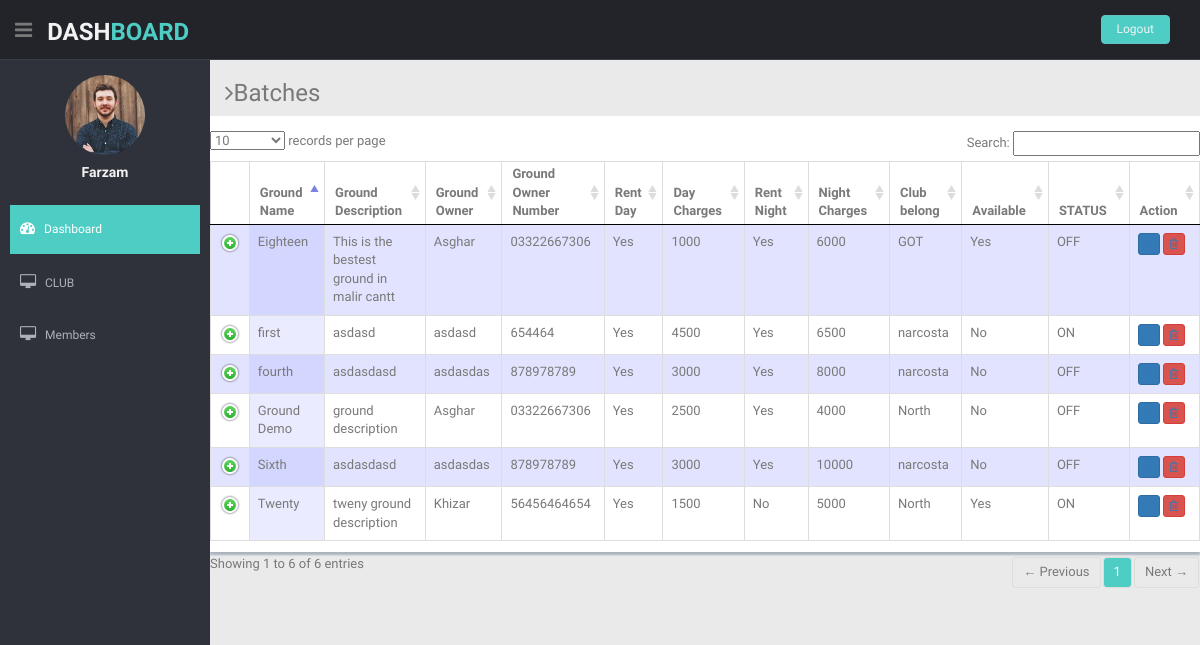
The page /Dashboard/clubGround.php (signed in) on the database its author committed.
### tables this page shows
CREATE TABLE `grounds` (
  `ground_code` int(11) NOT NULL,
  `ground_name` varchar(100) NOT NULL,
  `ground_des` varchar(250) NOT NULL,
  `club_code` int(11) NOT NULL,
  `ground_owner` varchar(50) NOT NULL,
  `ground_owner_num` varchar(11) NOT NULL,
  `rent_day` varchar(5) DEFAULT NULL,
  `rent_night` varchar(5) DEFAULT NULL,
  `Day` int(11) NOT NULL,
  `Night` int(11) NOT NULL,
  `available` varchar(10) NOT NULL,
  `status` varchar(10) NOT NULL
);

CREATE TABLE `register_club` (
  `club_code` int(11) NOT NULL,
  `club_name` varchar(150) NOT NULL,
  `club_des` varchar(250) NOT NULL,
  `joining_date` date NOT NULL,
  `club_president` varchar(50) NOT NULL,
  `club_president_num` varchar(150) NOT NULL,
  `club_secretary` varchar(50) NOT NULL,
  `club_secretary_num` varchar(150) NOT NULL,
  `relation_with_club` varchar(15) NOT NULL
);

### Dashboard/clubGround.php (the view, shortened to what this page needs)
<?php include 'connection.php';
    $q = "SELECT * FROM `grounds`";
    $r = mysqli_query($conn,$q);
?>
<!DOCTYPE html>
<html lang="en">
<head>
  <link href="lib/bootstrap/css/bootstrap.min.css" rel="stylesheet">
  <link href="lib/font-awesome/css/font-awesome.css" rel="stylesheet" />
  <link href="lib/advanced-datatable/css/demo_page.css" rel="stylesheet" />
  <link href="lib/advanced-datatable/css/demo_table.css" rel="stylesheet" />
  <link rel="stylesheet" href="lib/advanced-datatable/css/DT_bootstrap.css" />
  <link href="css/style.css" rel="stylesheet">
  <link href="css/style-responsive.css" rel="stylesheet">
</head>
<body>
  <section id="container">
      <?php include 'header.php'; ?>
    <section id="main-content">
      <section class="wrapper">
        <h3><i class="fa fa-angle-right"></i>Batches</h3>
        <div class="row mb">
          <div class="content-panel">
            <div class="adv-table">
              <table cellpadding="0" cellspacing="0" border="0" class="display table table-bordered" id="hidden-table-info">
            <thead>
                  <tr>
                    <th>Ground Name</th>
                    <th>Ground Description</th>
                    <th>Ground Owner</th>
                    <th>Ground Owner Number</th>
                    <th>Rent Day</th>
                    <th>Day Charges</th>
                    <th>Rent Night</th>
                    <th>Night Charges</th>
                    <th>Club belong</th>
                    <th>Available</th>
                    <th>STATUS</th>
                    <th>Action</th>
                  </tr>
            </thead>
            <tbody>
            <?php while($row = mysqli_fetch_assoc($r)) {?>
                  <tr>
                    <?php
                      $q3 = "SELECT * FROM `register_club` WHERE `club_code`='$row[club_code]'";
                      $r3 = mysqli_query($conn,$q3);
                      $club = mysqli_fetch_assoc($r3);
                  ?>
                    <td><?php echo $row['ground_name']; ?></td>
                    <td><?php echo $row['ground_des']; ?></td>
                    <td><?php echo $row['ground_owner']; ?></td>
                    <td><?php echo $row['ground_owner_num']; ?></td>
                    <td><?php echo $row['rent_day']; ?></td>
                    <td><?php echo $row['Day']; ?></td>
                    <td><?php echo $row['rent_night']; ?></td>
                    <td><?php echo $row['Night']; ?></td>
                    <td><?php echo $club['club_name']; ?></td>
                    <td><?php echo $row['available']; ?></td>
                    <td><?php echo $row['status']?></td>
                    <td>
                      <button class="btn btn-primary btn-xs"><a href="clubGroundForm.php?ground_code=<?php echo $row['ground_code']?>&stat=Edit"><i class="fa fa-pencil"></i></a></button>
                      <button class="btn btn-danger btn-xs"><a href="clubGroundEdit&Delete.php?ground_code =<?php echo $row['ground_code']?>&stat=Delete"><i class="fa fa-trash-o "></i></a></button>
                    </td>
                    <?php } ?>
                 </tr>
            </tbody>
              </table>
            </div>
          </div>
        </div>
      </section>
    </section>
  </section>
</body>
</html>

### Dashboard/css/style.css (style rules this page uses)
body { color: #797979; background: #eaeaea; font-family: 'Ruda', sans-serif; padding: 0px !important; margin: 0px !important; font-size:13px; }
a, a:hover, a:focus { text-decoration: none; outline: none; }
#container { width: 100%; height: 100%; }
.mb { margin-bottom: 25px; }
#main-content { margin-left: 210px; }
.wrapper { display: inline-block; margin-top: 60px; padding-left: 15px; padding-right: 15px; padding-bottom: 15px; padding-top: 0px; width: 100%; }
.content-panel { background: #ffffff; box-shadow: 0px 3px 2px #aab2bd; padding-top: 15px; padding-bottom: 5px; }

### rows shown on the page
grounds: ground_name "fourth", ground_des "asdasdasd", ground_owner "asdasdas", ground_owner_num "878978789", rent_day "Yes", Day "3000", rent_night "Yes", Night "8000", register_club.club_name "narcosta", available "No", status "OFF"
grounds: ground_name "Sixth", ground_des "asdasdasd", ground_owner "asdasdas", ground_owner_num "878978789", rent_day "Yes", Day "3000", rent_night "Yes", Night "10000", register_club.club_name "narcosta", available "No", status "OFF"
grounds: ground_name "first", ground_des "asdasd", ground_owner "asdasd", ground_owner_num "654464", rent_day "Yes", Day "4500", rent_night "Yes", Night "6500", register_club.club_name "narcosta", available "No", status "ON"
grounds: ground_name "Eighteen", ground_des "This is the bestest ground in malir cantt", ground_owner "Asghar", ground_owner_num "03322667306", rent_day "Yes", Day "1000", rent_night "Yes", Night "6000", register_club.club_name "GOT", available "Yes", status "OFF"
grounds: ground_name "Twenty", ground_des "tweny ground description", ground_owner "Khizar", ground_owner_num "56456464654", rent_day "Yes", Day "1500", rent_night "No", Night "5000", register_club.club_name "North", available "Yes", status "ON"
grounds: ground_name "Ground Demo", ground_des "ground description", ground_owner "Asghar", ground_owner_num "03322667306", rent_day "Yes", Day "2500", rent_night "Yes", Night "4000", register_club.club_name "North", available "No", status "OFF"

### other values the page prints
$_SESSION['name'] "Farzam"
